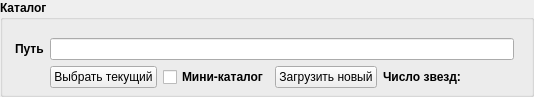
        <widget class="QGroupBox" name="groupBox_6">
         <property name="sizePolicy">
          <sizepolicy hsizetype="Expanding" vsizetype="Fixed">
           <horstretch>0</horstretch>
           <verstretch>0</verstretch>
          </sizepolicy>
         </property>
         <property name="font">
          <font>
           <weight>75</weight>
           <bold>true</bold>
          </font>
         </property>
         <property name="title">
          <string>Каталог</string>
         </property>
         <property name="flat">
          <bool>false</bool>
         </property>
         <layout class="QGridLayout" name="gridLayout_6">
          <property name="sizeConstraint">
           <enum>QLayout::SetFixedSize</enum>
          </property>
          <property name="leftMargin">
           <number>12</number>
          </property>
          <property name="topMargin">
           <number>18</number>
          </property>
          <property name="rightMargin">
           <number>17</number>
          </property>
          <property name="bottomMargin">
           <number>6</number>
          </property>
          <item row="0" column="0">
           <widget class="QLabel" name="label_20">
            <property name="sizePolicy">
             <sizepolicy hsizetype="Fixed" vsizetype="Preferred">
              <horstretch>0</horstretch>
              <verstretch>0</verstretch>
             </sizepolicy>
            </property>
            <property name="font">
             <font>
              <weight>75</weight>
              <bold>true</bold>
             </font>
            </property>
            <property name="text">
             <string>Путь</string>
            </property>
           </widget>
          </item>
          <item row="1" column="1">
           <widget class="QPushButton" name="chooseCurrentCatPushButton">
            <property name="sizePolicy">
             <sizepolicy hsizetype="Preferred" vsizetype="Fixed">
              <horstretch>0</horstretch>
              <verstretch>0</verstretch>
             </sizepolicy>
            </property>
            <property name="font">
             <font>
              <weight>50</weight>
              <bold>false</bold>
             </font>
            </property>
            <property name="text">
             <string>Выбрать текущий</string>
            </property>
           </widget>
          </item>
          <item row="1" column="3">
           <widget class="QPushButton" name="chooseNewCatPushButton">
            <property name="sizePolicy">
             <sizepolicy hsizetype="Fixed" vsizetype="Fixed">
              <horstretch>0</horstretch>
              <verstretch>0</verstretch>
             </sizepolicy>
            </property>
            <property name="font">
             <font>
              <weight>50</weight>
              <bold>false</bold>
             </font>
            </property>
            <property name="text">
             <string>Загрузить новый</string>
            </property>
           </widget>
          </item>
          <item row="1" column="4">
           <widget class="QLabel" name="label_21">
            <property name="font">
             <font>
              <weight>75</weight>
              <bold>true</bold>
             </font>
            </property>
            <property name="text">
             <string>Число звезд:</string>
            </property>
           </widget>
          </item>
          <item row="1" column="5">
           <widget class="QLabel" name="catalogStatusLabel">
            <property name="sizePolicy">
             <sizepolicy hsizetype="Preferred" vsizetype="Preferred">
              <horstretch>0</horstretch>
              <verstretch>0</verstretch>
             </sizepolicy>
            </property>
            <property name="text">
             <string/>
            </property>
           </widget>
          </item>
          <item row="0" column="1" colspan="5">
           <widget class="QLineEdit" name="filenameLineEdit">
            <property name="sizePolicy">
             <sizepolicy hsizetype="Fixed" vsizetype="Fixed">
              <horstretch>0</horstretch>
              <verstretch>0</verstretch>
             </sizepolicy>
            </property>
            <property name="minimumSize">
             <size>
              <width>464</width>
              <height>0</height>
             </size>
            </property>
            <property name="font">
             <font>
              <weight>50</weight>
              <bold>false</bold>
             </font>
            </property>
            <property name="frame">
             <bool>true</bool>
            </property>
            <property name="readOnly">
             <bool>true</bool>
            </property>
           </widget>
          </item>
          <item row="1" column="2">
           <widget class="QCheckBox" name="littleCatCheckBox">
            <property name="text">
             <string>Мини-каталог</string>
            </property>
           </widget>
          </item>
         </layout>
        </widget>
